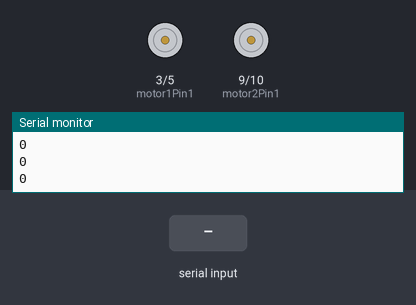
A sketch run on a simulated Arduino Nano, built with avr-gcc and run on an emulated ATmega328P. Parts: motor-driver pin pairs drawn as motors (green arrow = first pin HIGH = forward, orange = second pin HIGH = backward, longer = more drive, scaled by the enable pin), the last lines printed to the serial monitor. The test bench sets the inputs (shaded band).

Above: at 1.2 s.
1.3 s: "F" received over Serial
At 2.5 s:
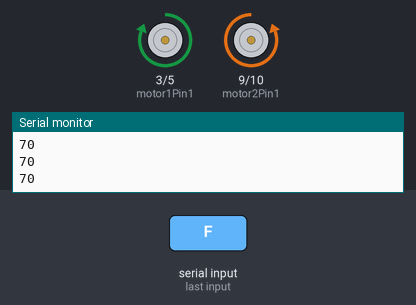
2.8 s: "R" received over Serial
At 3.5 s:
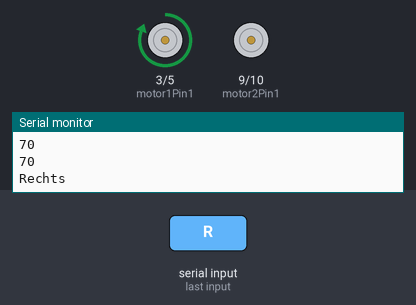
5.8 s: "L" received over Serial
At 7.0 s:
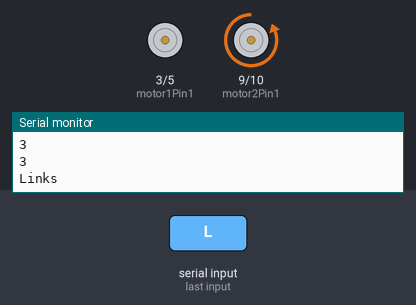
8.8 s: "B" received over Serial
At 9.7 s:
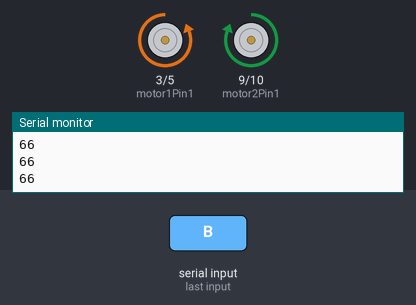
Timing chart, 0 to 11.3 s (numbered marks = the images above; inputs shaded):
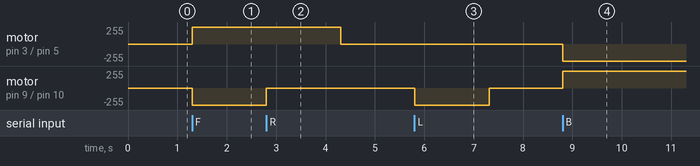

The sketch:

A47_BT-APP-Contoll.ino
```cpp
/*

PROGRAMMINFO

Funktion: NANO zur Ansteuerung von 2 Getriebemotoren über eine APP
          Getriebemotore am L293D

Version: 13.02.2021

(x) C++ Arduino IDE V1.8.13
() Python Thonny V3.3.3
() OpenRoberta https://lab.open-roberta.org/

Board: NANO 328P

Einstellungen:
https://arduino.esp8266.com/stable/package_esp8266com_index.json

APP: http://appinventor.mit.edu/

 */

int motor1Pin1 = 3; // pin 2 an L293D
int motor1Pin2 = 5; // pin 7 an L293D
int enable1Pin = 4; // pin 1 an L293D
int motor2Pin1 = 9; // pin 10 an L293D
int motor2Pin2 = 10; // pin 15 an L293D
int enable2Pin = 8;  // pin 9 an L293D
int state;
int flag=0;
int stateStop=0;
void setup() {
    // Outputs:
    pinMode(motor1Pin1, OUTPUT);
    pinMode(motor1Pin2, OUTPUT);
    pinMode(enable1Pin, OUTPUT);
    pinMode(motor2Pin1, OUTPUT);
    pinMode(motor2Pin2, OUTPUT);
    pinMode(enable2Pin, OUTPUT);
    // Enable1Pins
    digitalWrite(enable1Pin, HIGH);
    digitalWrite(enable2Pin, HIGH);
    // Serieller Monitor
    Serial.begin(9600);
}

void loop() {
    //Wenn gesendet wird, Zustand lesen und speichern
    if(Serial.available() > 0){
      state = Serial.read();
      flag=0;
    }
    // 'F' = vorwärts
    if (state == 'F') {
        digitalWrite(motor1Pin1, HIGH);
        digitalWrite(motor1Pin2, LOW);
        digitalWrite(motor2Pin1, LOW);
        digitalWrite(motor2Pin2, HIGH);
        if(flag == 0){
          Serial.println("Vorwärts");
          flag=1;
        }
    }

    // 'R' = rechts
    else if (state == 'R') {
        digitalWrite(motor1Pin1, HIGH);
        digitalWrite(motor1Pin2, LOW);
        digitalWrite(motor2Pin1, LOW);
        digitalWrite(motor2Pin2, LOW);
        if(flag == 0){
          Serial.println("Rechts");
          flag=1;
        }
        delay(1500);
        state=3;
        stateStop=1;
    }
    // 'S' = Stopp
    else if (state == 'S' || stateStop == 1) {
        digitalWrite(motor1Pin1, LOW);
        digitalWrite(motor1Pin2, LOW);
        digitalWrite(motor2Pin1, LOW);
        digitalWrite(motor2Pin2, LOW);
        if(flag == 0){
          Serial.println("STOPP");
          flag=1;
        }
        stateStop=0;
    }
    // 'L' = links
    else if (state == 'L') {
        digitalWrite(motor1Pin1, LOW);
        digitalWrite(motor1Pin2, LOW);
        digitalWrite(motor2Pin1, LOW);
        digitalWrite(motor2Pin2, HIGH);
        if(flag == 0){
          Serial.println("Links");
          flag=1;
        }
        delay(1500);
        state=3;
        stateStop=1;
    }
    // 'B' = zurück
    else if (state == 'B') {
        digitalWrite(motor1Pin1, LOW);
        digitalWrite(motor1Pin2, HIGH);
        digitalWrite(motor2Pin1, HIGH);
        digitalWrite(motor2Pin2, LOW);
        if(flag == 0){
          Serial.println("Rückwärts");
          flag=1;
        }
    }
    //For debugging purpose
    Serial.println(state);
}
```

Measured:
- after the input at 1.3 s, motor on pin 3 (motor1Pin1) / pin 5 (motor1Pin2): stopped → forward 255/255 at once; motor on pin 9 (motor2Pin1) / pin 10 (motor2Pin2): stopped → backward 255/255 at once
- after the input at 2.8 s, motor on pin 3 (motor1Pin1) / pin 5 (motor1Pin2): forward 255/255 → stopped after 1.5 s; motor on pin 9 (motor2Pin1) / pin 10 (motor2Pin2): backward 255/255 → stopped at once
- after the input at 5.8 s, motor on pin 9 (motor2Pin1) / pin 10 (motor2Pin2): stopped → backward 255/255 at once, → stopped 1.5 s later
- after the input at 8.8 s, motor on pin 3 (motor1Pin1) / pin 5 (motor1Pin2): stopped → backward 255/255 at once; motor on pin 9 (motor2Pin1) / pin 10 (motor2Pin2): stopped → forward 255/255 at once
